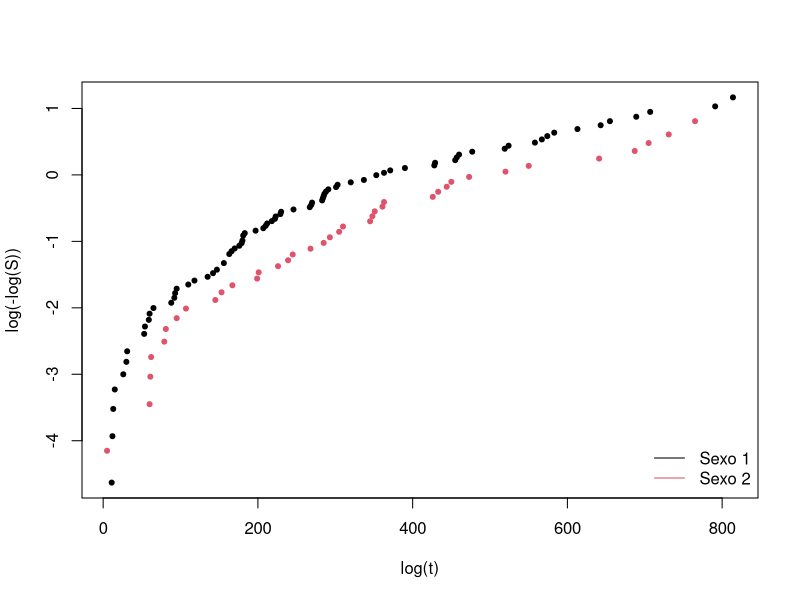
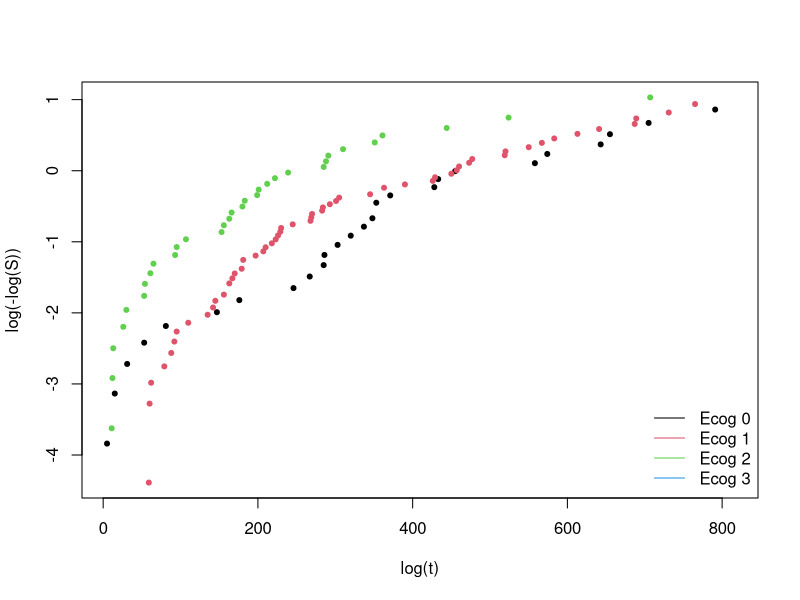
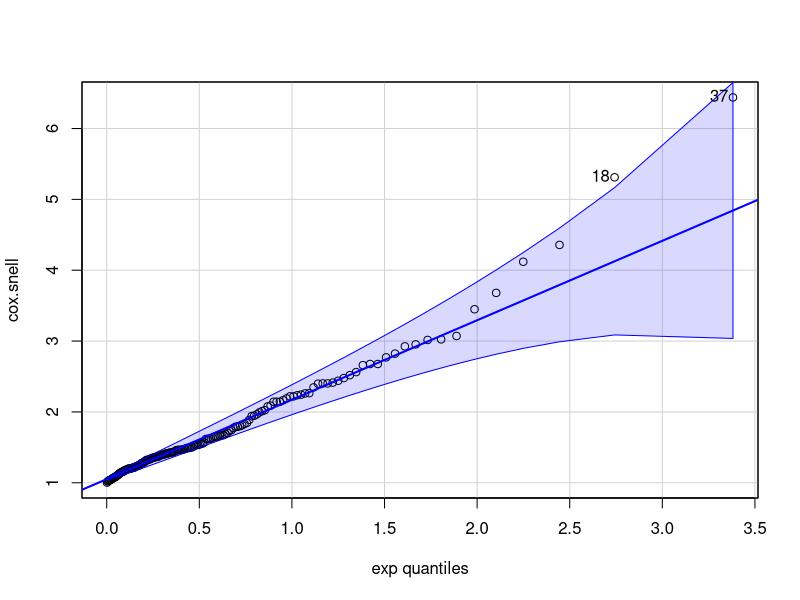
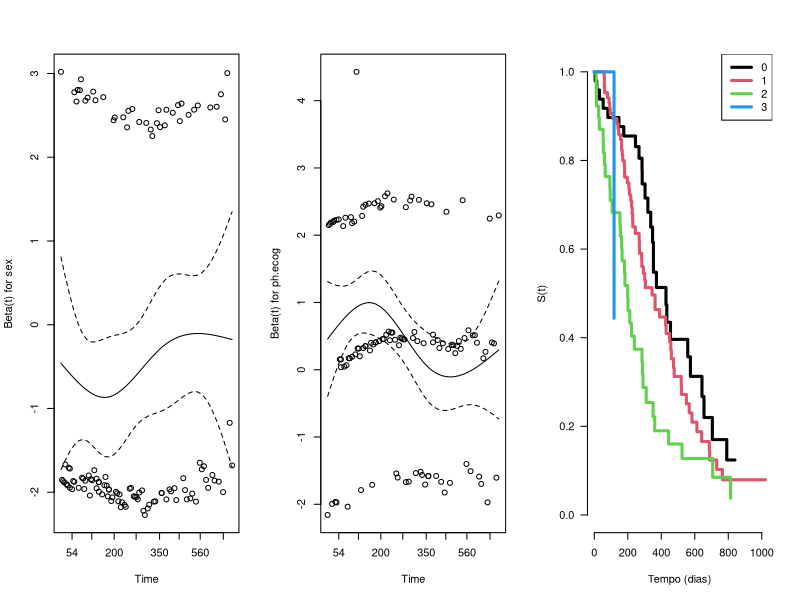

R code for these plots, in order:
## ---- chunk 1
library(survival)
dados <- lung
str(dados)
summary(dados)

## ---- chunk 2
sum(complete.cases(lung))
library(dplyr)
dados <- dados %>% na.omit(dados)
summary(dados)
## ---- chunk 3
ajuste1 <- coxph(Surv(time, status) ~ age + sex + ph.ecog +
                   ph.karno + pat.karno + meal.cal + wt.loss, data = dados)
summary(ajuste1)
logLik(ajuste1)

## ---- chunk 4
ajuste2 <- coxph(Surv(time, status) ~ age + sex + ph.ecog +
                   ph.karno + pat.karno + wt.loss, data = dados)
logLik(ajuste2)

TRV <- 2*(logLik(ajuste1) - logLik(ajuste2))
pchisq(TRV[1],1, lower.tail = FALSE)
## ---- chunk 5
library(MASS)
ajuste3 <- stepAIC(ajuste1, direction="backward", trace=FALSE)
summary(ajuste3)
## ---- chunk 6
library(MASS)
n_eventos <- sum(dados$status)
ajuste4 <- stepAIC(ajuste1, direction="backward", k= log(n_eventos), trace=FALSE)
summary(ajuste4)
## ---- chunk 7
coef(ajuste4)
logLik(ajuste4)
## ---- chunk 8
ajuste5 <- coxph(Surv(time,status==2) ~ sex + ph.ecog , 
                 ties= "efron", 
                 data=dados)
ajuste6 <- coxph(Surv(time,status==2) ~ sex + ph.ecog , 
                 ties= "breslow", 
                 data=dados)
ajuste7 <- coxph(Surv(time,status==2) ~ sex + ph.ecog , 
                 ties= "exact", 
                 data=dados)
dif_met <- rbind(coef(ajuste5), coef(ajuste6), coef(ajuste7))
row.names(dif_met) <- c("Efron", "Breslow", "Exact")
knitr::kable(dif_met)
## ---- chunk 9
av1 <- survfit(Surv(time, status) ~ sex, data = dados)
av1.tab <- summary(av1)
plot(av1.tab$time,log(-log(av1.tab$surv)),
col = av1.tab$strata, xlab = "log(t)", ylab = "log(-log(S))",
pch = 20)
legend("bottomright", bty = "n", lty = 1, col = c(1:2),
legend = sprintf("Sexo %d", 1:2))
av2 <- survfit(Surv(time, status) ~ ph.ecog, data = dados)
av2.tab <- summary(av2)
plot(av2.tab$time,log(-log(av2.tab$surv)),
col = av2.tab$strata, xlab = "log(t)", ylab = "log(-log(S))",
pch = 20)
legend("bottomright", bty = "n", lty = 1, col = c(1,2,3,4),
legend = sprintf("Ecog %d", 0:3))

## ---- chunk 10
library(car)
cox.snell <- abs(dados$status - ajuste4$residuals)
qqPlot(cox.snell, dist = "exp", rate = mean(cox.snell))
## ---- chunk 11
cox.zph(ajuste4)
resid.sch <- cox.zph(ajuste4)
par(mfrow=c(1,3))
plot(resid.sch)
## ---- chunk 12
ajuste4_E <- coxph(Surv(time, status) ~ sex + strata(ph.ecog), data=dados)
summary(ajuste4_E)
## ---- chunk 13
ajuste_aux <- survfit(ajuste4_E)
plot(ajuste_aux, mark.time=FALSE, col=c(1:4), lwd=3, las=1, bty='n', xlab="Tempo (dias)", ylab="S(t)")
niveis <- sort(unique(dados$ph.ecog))
legend("topright", levels(factor(niveis)), lwd=3, col=c(1:6))
